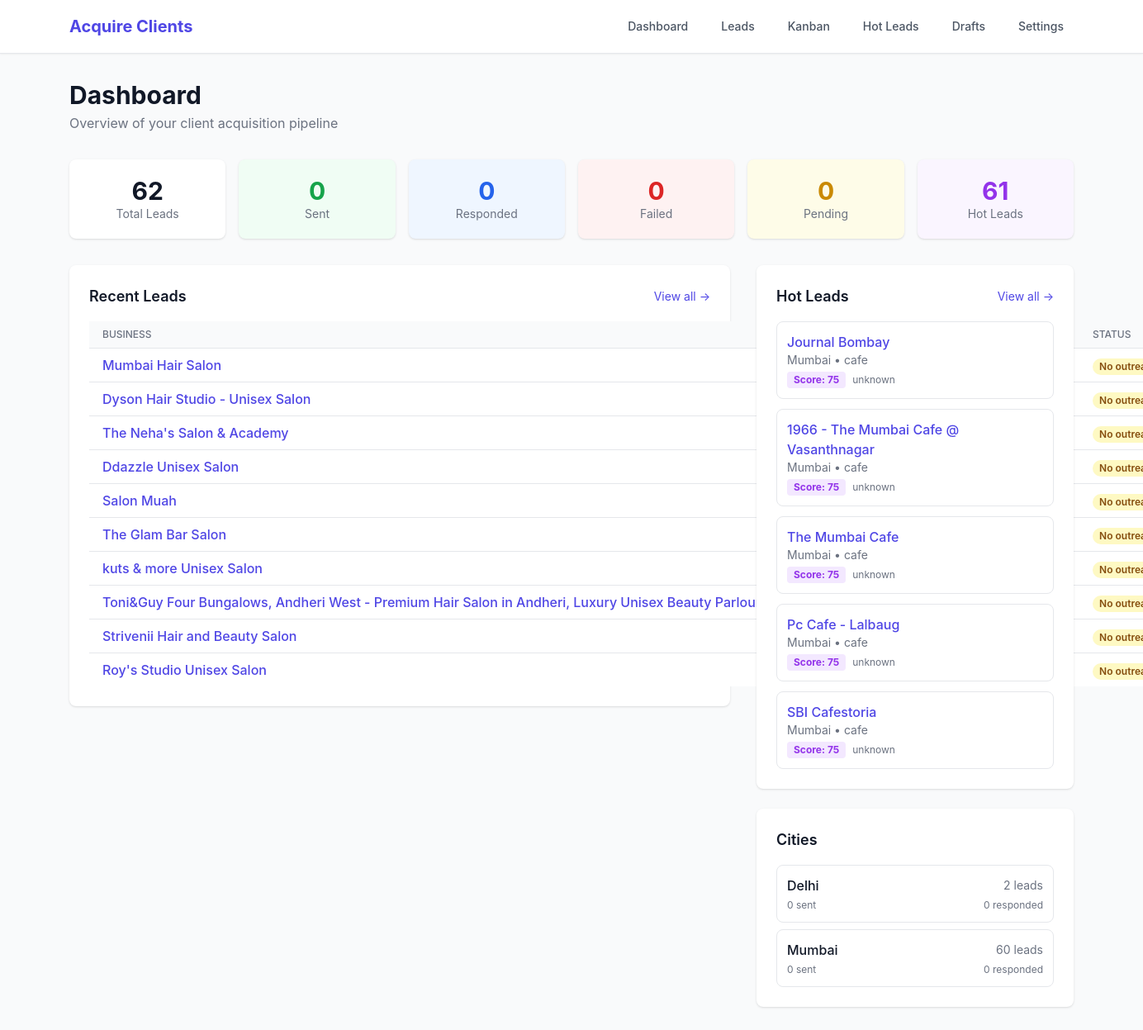
The page / on the database its author committed.
### src/models.py (models this page shows, shortened)
class Base(DeclarativeBase):
    """Base declarative class."""

class Lead(Base):
    __tablename__ = "leads"
    __table_args__ = (UniqueConstraint("city", "business_name", name="uq_lead_city_name"),)
    id: Mapped[int] = mapped_column(Integer, primary_key=True, autoincrement=True)
    city: Mapped[str] = mapped_column(String(255), index=True, nullable=False)
    business_name: Mapped[str] = mapped_column(String(255), index=True, nullable=False)
    business_type: Mapped[str] = mapped_column(String(100), nullable=False, default="unknown")
    address: Mapped[str] = mapped_column(Text, nullable=False, default="")
    phone: Mapped[str | None] = mapped_column(String(50), nullable=True)
    email: Mapped[str | None] = mapped_column(String(255), nullable=True)
    website: Mapped[str | None] = mapped_column(String(500), nullable=True)
    google_maps_url: Mapped[str] = mapped_column(Text, nullable=False, default="")
    linkedin_url: Mapped[str | None] = mapped_column(String(500), nullable=True)
    linkedin_summary: Mapped[str | None] = mapped_column(Text, nullable=True)
    years_in_business: Mapped[int | None] = mapped_column(Integer, nullable=True)
    menu_or_services: Mapped[str | None] = mapped_column(Text, nullable=True)
    website_audit: Mapped[dict | None] = mapped_column(JSON, nullable=True)
    rating: Mapped[float | None] = mapped_column(Float, nullable=True)
    review_count: Mapped[int | None] = mapped_column(Integer, nullable=True)
    price_level: Mapped[str | None] = mapped_column(String(10), nullable=True)  # $ to $$$$
    photo_count: Mapped[int | None] = mapped_column(Integer, nullable=True)
    detected_cms: Mapped[str | None] = mapped_column(String(50), nullable=True)  # wordpress, wix, etc.
    maturity_stage: Mapped[str | None] = mapped_column(String(20), nullable=True)  # startup, growth, established, legacy
    digital_readiness: Mapped[int | None] = mapped_column(Integer, nullable=True)  # 1-10
    lead_score: Mapped[int | None] = mapped_column(Integer, nullable=True)  # 1-100
    kanban_stage: Mapped[str | None] = mapped_column(String(20), nullable=True, default="cold")  # cold, pitched, replied, meeting, closed, lost
    membership_idea: Mapped[str | None] = mapped_column(Text, nullable=True)
    website_benefits: Mapped[str | None] = mapped_column(Text, nullable=True)
    biggest_pain_point: Mapped[str | None] = mapped_column(Text, nullable=True)
    recommended_strategy: Mapped[str | None] = mapped_column(Text, nullable=True)
    projected_roi_months: Mapped[int | None] = mapped_column(Integer, nullable=True)
    created_at: Mapped[datetime] = mapped_column(
        DateTime, default=_utc_now, nullable=False
    )
    updated_at: Mapped[datetime] = mapped_column(
        DateTime,
        default=_utc_now,
        onupdate=_utc_now,
        nullable=False,
    )
    outreaches: Mapped[list["Outreach"]] = relationship(
        "Outreach", back_populates="lead", cascade="all, delete-orphan", lazy="selectin"
    )
    follow_ups: Mapped[list["FollowUp"]] = relationship(
        "FollowUp", back_populates="lead", cascade="all, delete-orphan", lazy="selectin"
    )
    notes: Mapped[list["LeadNote"]] = relationship(
        "LeadNote", back_populates="lead", cascade="all, delete-orphan", lazy="selectin"
    )

### src/dashboard.py (the view)
@app.get("/", response_class=HTMLResponse)
def index(request: Request, db: Session = Depends(get_db)):
    outreach_stats = get_outreach_stats(db)
    stats = {
        "total": db.query(Lead).count(),
        "contacted": outreach_stats.get("contacted", 0),
        "failed": outreach_stats.get("failed", 0),
        "responded": outreach_stats.get("responded", 0),
        "pending": outreach_stats.get("pending", 0),
        "hot": len(get_hot_leads(db, min_score=70, limit=1000)),
    }
    cities = get_all_cities(db)
    recent_leads = (
        db.query(Lead)
        .filter((Lead.kanban_stage != "lost") | (Lead.kanban_stage.is_(None)))
        .order_by(Lead.created_at.desc())
        .limit(10)
        .all()
    )
    for lead in recent_leads:
        lead.latest_status = _lead_status(lead)
    hot_leads = get_hot_leads(db, min_score=70, limit=5)
    alerts = get_active_discovery_alerts(db)
    return templates.TemplateResponse(
        request,
        "index.html",
        {
            "stats": stats,
            "cities": cities,
            "recent_leads": recent_leads,
            "hot_leads": hot_leads,
            "alerts": alerts,
        },
    )

### src/templates/index.html (shortened to what this page needs)
{% extends "base.html" %}
{% block content %}
<div class="mb-8">
    <h1 class="text-3xl font-bold text-gray-900">Dashboard</h1>
    <p class="text-gray-500 mt-1">Overview of your client acquisition pipeline</p>
</div>
<div class="grid grid-cols-2 md:grid-cols-3 lg:grid-cols-6 gap-4 mb-8">
    <div class="bg-white rounded-lg shadow p-5 text-center">
        <div class="text-3xl font-bold text-gray-900">{{ stats.total }}</div>
        <div class="text-sm text-gray-500">Total Leads</div>
    </div>
    <div class="bg-green-50 rounded-lg shadow p-5 text-center">
        <div class="text-3xl font-bold text-green-600">{{ stats.contacted }}</div>
        <div class="text-sm text-gray-500">Sent</div>
    </div>
    <div class="bg-blue-50 rounded-lg shadow p-5 text-center">
        <div class="text-3xl font-bold text-blue-600">{{ stats.responded }}</div>
        <div class="text-sm text-gray-500">Responded</div>
    </div>
    <div class="bg-red-50 rounded-lg shadow p-5 text-center">
        <div class="text-3xl font-bold text-red-600">{{ stats.failed }}</div>
        <div class="text-sm text-gray-500">Failed</div>
    </div>
    <div class="bg-yellow-50 rounded-lg shadow p-5 text-center">
        <div class="text-3xl font-bold text-yellow-600">{{ stats.pending }}</div>
        <div class="text-sm text-gray-500">Pending</div>
    </div>
    <div class="bg-purple-50 rounded-lg shadow p-5 text-center">
        <div class="text-3xl font-bold text-purple-600">{{ stats.hot }}</div>
        <div class="text-sm text-gray-500">Hot Leads</div>
    </div>
</div>
<div class="grid grid-cols-1 lg:grid-cols-3 gap-8 mb-8">
    <div class="lg:col-span-2">
        <div class="bg-white rounded-lg shadow p-6">
            <div class="flex justify-between items-center mb-4">
                <h2 class="text-lg font-semibold text-gray-900">Recent Leads</h2>
                <a href="/leads" class="text-sm text-indigo-600 hover:text-indigo-900">View all →</a>
            </div>
            <table class="min-w-full divide-y divide-gray-200">
                <thead class="bg-gray-50">
                    <tr>
                        <th class="px-4 py-2 text-left text-xs font-medium text-gray-500 uppercase">Business</th>
                        <th class="px-4 py-2 text-left text-xs font-medium text-gray-500 uppercase">City</th>
                        <th class="px-4 py-2 text-left text-xs font-medium text-gray-500 uppercase">Type</th>
                        <th class="px-4 py-2 text-left text-xs font-medium text-gray-500 uppercase">Score</th>
                        <th class="px-4 py-2 text-left text-xs font-medium text-gray-500 uppercase">Status</th>
                    </tr>
                </thead>
                <tbody class="bg-white divide-y divide-gray-200">
                    {% for lead in recent_leads %}
                    <tr>
                        <td class="px-4 py-2 whitespace-nowrap">
                            <a href="/leads/{{ lead.id }}" class="font-medium text-indigo-600 hover:text-indigo-900">{{ lead.business_name }}</a>
                        </td>
                        <td class="px-4 py-2 whitespace-nowrap text-sm text-gray-500">{{ lead.city }}</td>
                        <td class="px-4 py-2 whitespace-nowrap text-sm text-gray-500">{{ lead.business_type }}</td>
                        <td class="px-4 py-2 whitespace-nowrap">
                            <span class="text-sm font-semibold {% if lead.lead_score and lead.lead_score >= 70 %}text-purple-600{% else %}text-gray-500{% endif %}">
                            </span>
                        </td>
                        <td class="px-4 py-2 whitespace-nowrap">
                            {% if lead.latest_status == 'sent' %}
                                <span class="px-2 inline-flex text-xs leading-5 font-semibold rounded-full bg-green-100 text-green-800">Sent</span>
                            {% elif lead.latest_status == 'failed' %}
                                <span class="px-2 inline-flex text-xs leading-5 font-semibold rounded-full bg-red-100 text-red-800">Failed</span>
                            {% elif lead.latest_status == 'responded' %}
                                <span class="px-2 inline-flex text-xs leading-5 font-semibold rounded-full bg-blue-100 text-blue-800">Responded</span>
                            {% else %}
                                <span class="px-2 inline-flex text-xs leading-5 font-semibold rounded-full bg-yellow-100 text-yellow-800">No outreach</span>
                            {% endif %}
                        </td>
                    </tr>
                    {% endfor %}
                </tbody>
            </table>
        </div>
    </div>
    <div class="lg:col-span-1">
        <div class="bg-white rounded-lg shadow p-6 mb-6">
            <div class="flex justify-between items-center mb-4">
                <h2 class="text-lg font-semibold text-gray-900">Hot Leads</h2>
                <a href="/hot-leads" class="text-sm text-indigo-600 hover:text-indigo-900">View all →</a>
            </div>
            {% if hot_leads %}
                <div class="space-y-3">
                    {% for lead in hot_leads %}
                    <div class="border border-gray-200 rounded-lg p-3 hover:bg-gray-50">
                        <a href="/leads/{{ lead.id }}" class="font-medium text-indigo-600 hover:text-indigo-900">{{ lead.business_name }}</a>
                        <div class="text-sm text-gray-500">{{ lead.city }} • {{ lead.business_type }}</div>
                        <div class="flex items-center mt-1">
                            <span class="text-xs font-bold text-purple-600 bg-purple-100 px-2 py-0.5 rounded">Score: {{ lead.lead_score }}</span>
                            {% if lead.maturity_stage %}
                            <span class="text-xs text-gray-500 ml-2">{{ lead.maturity_stage }}</span>
                            {% endif %}
                        </div>
                    </div>
                    {% endfor %}
                </div>
            {% else %}
                <p class="text-gray-500 text-sm">No hot leads yet. Run the pipeline to generate scores.</p>
            {% endif %}
        </div>
        <div class="bg-white rounded-lg shadow p-6">
            <h2 class="text-lg font-semibold text-gray-900 mb-4">Cities</h2>
            <div class="space-y-2">
                {% for city in cities %}
                <a href="/cities/{{ city.city }}" class="block border border-gray-200 rounded-lg p-3 hover:bg-gray-50">
                    <div class="flex justify-between items-center">
                        <span class="font-medium text-gray-900">{{ city.city }}</span>
                        <span class="text-sm text-gray-500">{{ city.total }} leads</span>
                    </div>
                    <div class="flex justify-between text-xs text-gray-500 mt-1">
                        <span>{{ city.contacted }} sent</span>
                        <span>{{ city.responded }} responded</span>
                    </div>
                </a>
                {% endfor %}
            </div>
        </div>
    </div>
</div>
{% endblock %}

### src/templates/base.html (shortened to what this page needs)
<!DOCTYPE html>
<html lang="en">
<head>
    <script src="https://cdn.tailwindcss.com"></script>
</head>
<body class="bg-gray-50 min-h-screen">
    <nav class="bg-white shadow-sm border-b border-gray-200">
        <div class="max-w-7xl mx-auto px-4 sm:px-6 lg:px-8">
            <div class="flex justify-between h-16">
                <div class="flex items-center">
                    <a href="/" class="text-xl font-bold text-indigo-600">Acquire Clients</a>
                </div>
                <div class="flex items-center space-x-4">
                    <a href="/" class="text-gray-600 hover:text-indigo-600 px-3 py-2 rounded-md text-sm font-medium">Dashboard</a>
                    <a href="/leads" class="text-gray-600 hover:text-indigo-600 px-3 py-2 rounded-md text-sm font-medium">Leads</a>
                    <a href="/kanban" class="text-gray-600 hover:text-indigo-600 px-3 py-2 rounded-md text-sm font-medium">Kanban</a>
                    <a href="/hot-leads" class="text-gray-600 hover:text-indigo-600 px-3 py-2 rounded-md text-sm font-medium">Hot Leads</a>
                    <a href="/drafts" class="text-gray-600 hover:text-indigo-600 px-3 py-2 rounded-md text-sm font-medium">Drafts</a>
                    <a href="/settings" class="text-gray-600 hover:text-indigo-600 px-3 py-2 rounded-md text-sm font-medium">Settings</a>
                </div>
            </div>
        </div>
    </nav>
    <main class="max-w-7xl mx-auto px-4 sm:px-6 lg:px-8 py-8">
        {% block content %}{% endblock %}
    </main>
</body>
</html>

### src/templates/base.html (style rules this page uses)
body { font-family: 'Inter', sans-serif; }

### rows shown on the page
Lead: business_name "Mumbai Hair Salon"
Lead: business_name "Dyson Hair Studio - Unisex Salon"
Lead: business_name "The Neha's Salon & Academy"
Lead: business_name "Ddazzle Unisex Salon"
Lead: business_name "Salon Muah"
Lead: business_name "The Glam Bar Salon"
Lead: business_name "kuts & more Unisex Salon"
Lead: business_name "Toni&Guy Four Bungalows, Andheri West - Premium Hair Salon in Andheri, Luxury Unisex Beauty Parlour in Four Bungalows"
Lead: business_name "Strivenii Hair and Beauty Salon"
Lead: business_name "Roy's Studio Unisex Salon"
Lead: business_name "Journal Bombay", city "Mumbai", business_type "cafe", lead_score "75", maturity_stage "unknown"
Lead: business_name "1966 - The Mumbai Cafe @ Vasanthnagar", city "Mumbai", business_type "cafe", lead_score "75", maturity_stage "unknown"
Lead: business_name "The Mumbai Cafe", city "Mumbai", business_type "cafe", lead_score "75", maturity_stage "unknown"
Lead: business_name "Pc Cafe - Lalbaug", city "Mumbai", business_type "cafe", lead_score "75", maturity_stage "unknown"
Lead: business_name "SBI Cafestoria", city "Mumbai", business_type "cafe", lead_score "75", maturity_stage "unknown"

### other values the page prints
{{ stats.total }} "62"
{{ stats.contacted }} "0"
{{ stats.responded }} "0"
{{ stats.failed }} "0"
{{ stats.pending }} "0"
{{ stats.hot }} "61"
{{ city.city }} "Delhi" "Mumbai"
{{ city.total }} "2" "60"
{{ city.contacted }} "0" "0"
{{ city.responded }} "0" "0"
